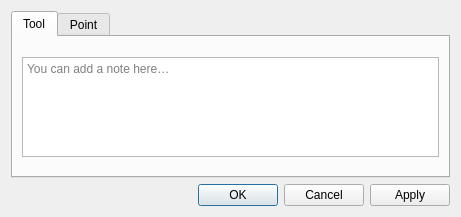
<?xml version="1.0" encoding="UTF-8"?>
<ui version="4.0">
 <class>DialogPointOfIntersection</class>
 <widget class="QDialog" name="DialogPointOfIntersection">
  <property name="geometry">
   <rect>
    <x>0</x>
    <y>0</y>
    <width>461</width>
    <height>217</height>
   </rect>
  </property>
  <property name="windowTitle">
   <string>Point from X and Y of two other points</string>
  </property>
  <property name="windowIcon">
   <iconset resource="../../../vmisc/share/resources/icon.qrc">
    <normaloff>:/icon/64x64/icon64x64.png</normaloff>:/icon/64x64/icon64x64.png</iconset>
  </property>
  <layout class="QVBoxLayout" name="verticalLayout">
   <item>
    <widget class="QTabWidget" name="tabWidget">
     <property name="currentIndex">
      <number>0</number>
     </property>
     <widget class="QWidget" name="tab">
      <attribute name="title">
       <string>Tool</string>
      </attribute>
      <layout class="QGridLayout" name="gridLayout">
       <property name="verticalSpacing">
        <number>0</number>
       </property>
       <item row="0" column="0" colspan="2">
        <layout class="QVBoxLayout" name="notesAreaLayout">
         <item>
          <layout class="QHBoxLayout" name="notesSeparatorLayout">
           <property name="leftMargin"><number>33</number></property>
           <property name="rightMargin"><number>33</number></property>
           <item>
            <widget class="QFrame" name="notesSeparator">
             <property name="minimumSize"><size><width>0</width><height>1</height></size></property>
             <property name="maximumSize"><size><width>16777215</width><height>1</height></size></property>
            </widget>
           </item>
          </layout>
         </item>
         <item>
          <widget class="QPlainTextEdit" name="plainTextEditToolNotes">
           <property name="placeholderText"><string>You can add a note here…</string></property>
           <property name="maximumSize"><size><width>16777215</width><height>100</height></size></property>
          </widget>
         </item>
        </layout>
       </item>
      </layout>
     </widget>
     <widget class="QWidget" name="tab_2">
      <attribute name="title">
       <string>Point</string>
      </attribute>
      <layout class="QFormLayout" name="formLayoutPoint">
       <property name="fieldGrowthPolicy">
        <enum>QFormLayout::ExpandingFieldsGrow</enum>
       </property>
       <item row="0" column="0">
        <widget class="QLabel" name="labelEditNamePoint">
         <property name="sizePolicy">
          <sizepolicy hsizetype="Preferred" vsizetype="Fixed">
           <horstretch>0</horstretch>
           <verstretch>0</verstretch>
          </sizepolicy>
         </property>
         <property name="text">
          <string>Point name:</string>
         </property>
        </widget>
       </item>
       <item row="0" column="1">
        <widget class="QLineEdit" name="lineEditNamePoint">
         <property name="sizePolicy">
          <sizepolicy hsizetype="Expanding" vsizetype="Fixed">
           <horstretch>0</horstretch>
           <verstretch>0</verstretch>
          </sizepolicy>
         </property>
         <property name="toolTip">
          <string>Unique label</string>
         </property>
         <property name="placeholderText">
          <string>Choose unique label.</string>
         </property>
        </widget>
       </item>
      </layout>
     </widget>
    </widget>
   </item>
   <item>
    <widget class="QDialogButtonBox" name="buttonBox">
     <property name="orientation">
      <enum>Qt::Orientation::Horizontal</enum>
     </property>
     <property name="standardButtons">
      <set>QDialogButtonBox::StandardButton::Apply|QDialogButtonBox::StandardButton::Cancel|QDialogButtonBox::StandardButton::Ok</set>
     </property>
    </widget>
   </item>
  </layout>
 </widget>
 <tabstops>
  <tabstop>buttonBox</tabstop>
 </tabstops>
 <resources>
  <include location="../../../vmisc/share/resources/icon.qrc"/>
 </resources>
 <connections>
  <connection>
   <sender>buttonBox</sender>
   <signal>accepted()</signal>
   <receiver>DialogPointOfIntersection</receiver>
   <slot>accept()</slot>
   <hints>
    <hint type="sourcelabel">
     <x>248</x>
     <y>254</y>
    </hint>
    <hint type="destinationlabel">
     <x>157</x>
     <y>274</y>
    </hint>
   </hints>
  </connection>
  <connection>
   <sender>buttonBox</sender>
   <signal>rejected()</signal>
   <receiver>DialogPointOfIntersection</receiver>
   <slot>reject()</slot>
   <hints>
    <hint type="sourcelabel">
     <x>316</x>
     <y>260</y>
    </hint>
    <hint type="destinationlabel">
     <x>286</x>
     <y>274</y>
    </hint>
   </hints>
  </connection>
 </connections>
</ui>
